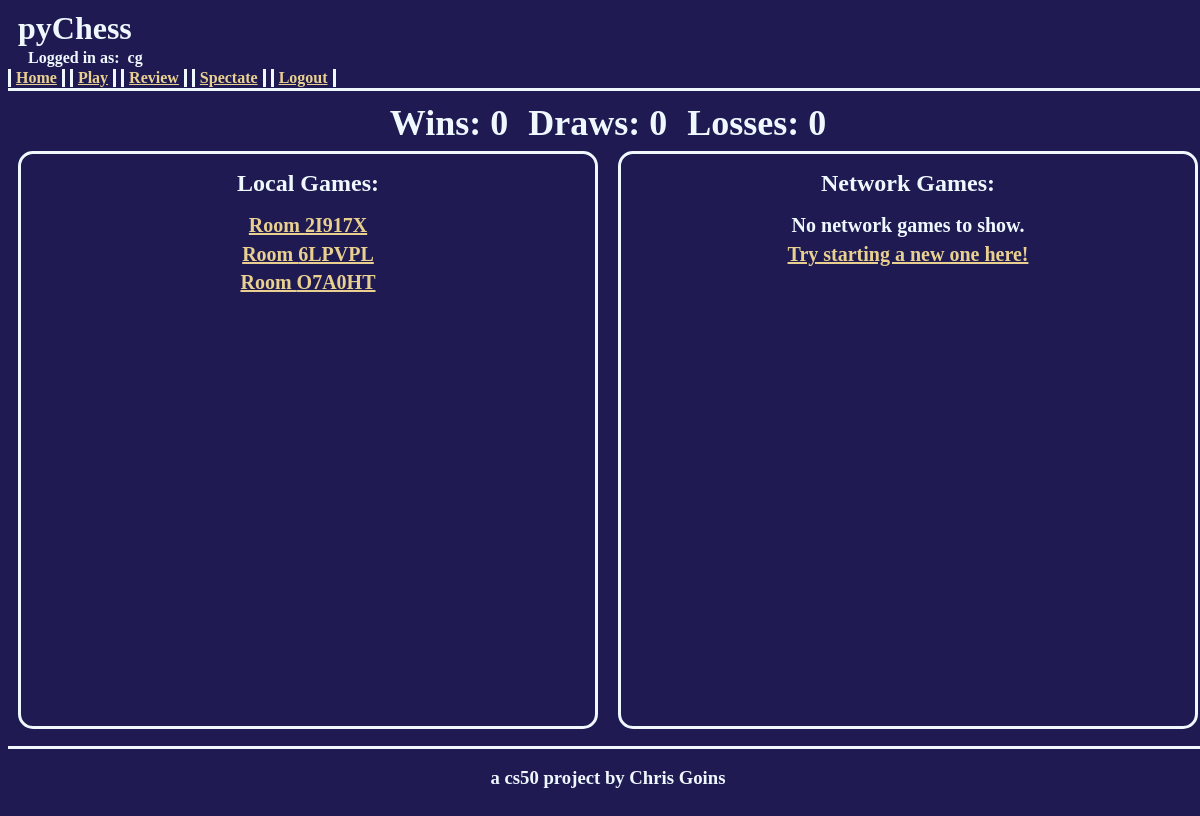
The page / (signed in) on the database as committed earlier.
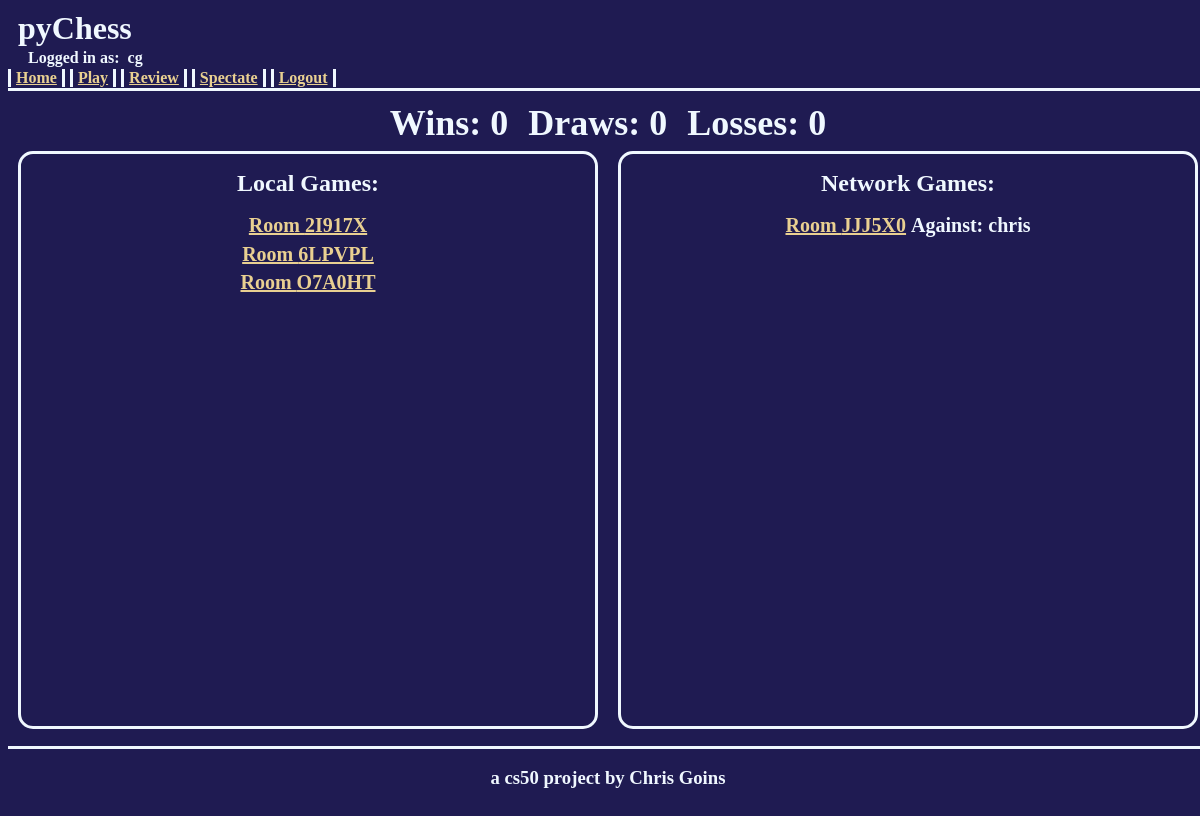
The same page on the database as committed later.
### pychess/models.py (models this page shows, shortened)
class User(AbstractUser):
    pass

class Game(models.Model):
    roomCode = models.CharField(max_length=6, unique=True, null=True, blank=True)
    player1 = models.ForeignKey(User, on_delete=models.CASCADE, related_name="player1")
    player2 = models.ForeignKey(User, on_delete=models.CASCADE, related_name="player2", null=True, blank=True)
    isActive = models.BooleanField()
    winner = models.ForeignKey(User, on_delete=models.CASCADE, related_name="winner", null=True, blank=True)

### pychess/views.py (the view, shortened to what this page needs)
# urls.py: path("", views.index, name="index"),
def index(request):
    if request.user.is_authenticated:
        localGames = Game.objects.filter(player1 = request.user, player2 = request.user, isActive=True)
        activeNetworkGames = []
        netGameQuery = Game.objects.filter(player1 = request.user, isActive=True).exclude(player2 = request.user)
        for game in netGameQuery:
            activeNetworkGames.append(game)
        netGameQuery = Game.objects.filter(player2 = request.user,isActive=True).exclude(player1 = request.user)
        for game in netGameQuery:
            activeNetworkGames.append(game)
        completedGames = {}
        completedGames['wins'] = 0
        completedGames['draws'] = 0
        completedGames['losses'] = 0
        netGameQuery = Game.objects.filter(player1 = request.user, isActive=False).exclude(player2=request.user)
        netGameQuery = Game.objects.filter(player2 = request.user, isActive=False).exclude(player1=request.user)
        return render(request, 'pychess/index.html', {'localGames':localGames, 'networkGames':activeNetworkGames, 'completedGames':completedGames})
    else:
        return redirect(loginView)

### pychess/templates/pychess/index.html (shortened to what this page needs)
{% extends "pychess/layout.html" %}
{% block body %}
    <div class="playerStats">
        <div class="stat">Wins: {{ completedGames.wins }}</div>
        <div class="stat">Draws: {{ completedGames.draws }}</div>
        <div class="stat">Losses: {{ completedGames.losses }}</div>
    </div>
    <div class="tableContainer">
        <div class="infoTable">
            <div class="infoHeader">Local Games:</div>
            {% for game in localGames %}
                <div class="infoItem">
                    <a href="{% url 'localGame' %}?room={{game.roomCode}}">Room {{ game.roomCode }}</a>
                </div>
            {% empty %}
                <div class="infoItem">No local games to show.</div>
                <div class="infoItem"><a href="{% url 'play' %}">Try starting a new one here!</a></div>
            {% endfor %}
        </div>
        <div class="infoTable">
            <div class="infoHeader">Network Games:</div>
            {% for game in networkGames %}
                <div class="infoItem">
                    <a href="{% url 'networkGame' %}?room={{game.roomCode}}">Room {{ game.roomCode }}</a>
                    {% if game.player2 %}
                        {% if request.user == game.player1 %}
                            <span>Against: {{ game.player2 }}</span>
                        {% else %}
                            <span>Against: {{ game.player1 }}</span>
                        {% endif %}
                    {% else %}
                        <span>Waiting on player</span>
                    {% endif %}
                </div>
            {% empty %}
                <div class="infoItem">No network games to show.</div>
                <div class="infoItem"><a href="{% url 'play' %}">Try starting a new one here!</a></div>
            {% endfor %}
        </div>
    </div>
{% endblock %}

### pychess/templates/pychess/layout.html (shortened to what this page needs)
{% load static %}
<!DOCTYPE html>
<html lang="en">
    <head>
        <link rel="stylesheet" href="{% static 'pychess/styles.css' %}">
    </head>
    <body>
        <div class="screen">
            <div class="header">
                <div class="mainHeader">
                    pyChess
                </div>
                <div class="subHeader">
                    {% if user.is_authenticated %}
                        Logged in as: &nbsp;<strong>{{ user }}</strong>
                    {% else %}
                        You are not logged in
                    {% endif %}
                </div>
                <div class="navBar">
                    {% if user.is_authenticated %}
                        <div class="navLink"><a href="{% url 'index' %}">Home</a></div>
                        <div class="navLink"><a href="{% url 'play' %}">Play</a></div>
                        <div class="navLink"><a href="{% url 'review' %}">Review</a></div>
                        <div class="navLink"><a href="{% url 'spectate' %}">Spectate</a></div>
                        <div class="navLink"><a href="{% url 'logout' %}">Logout</a></div>
                    {% else %}
                        <div class="navLink"><a href="{% url 'login' %}">Login</a></div>
                        <div class="navLink"><a href="{% url 'register' %}">Register</a></div>
                        <div class="navLink"><a href="{% url 'spectate' %}">Spectate</a></div>
                    {% endif %}
                </div>
            </div>
            <div class="content">
                {% block body %}
                {% endblock %}
            </div>
            <div class="footer">
                <h3>a cs50 project by Chris Goins</h3>
            </div>
        </div>
    </body>
</html>

### pychess/static/pychess/styles.css (style rules this page uses)
body { background-color: rgb(31, 27, 82); }
a { color:rgb(233, 208, 145); }
.screen { display:flex; flex-direction: column; height:100vh; width:100vw; }
.header { color:aliceblue; display:flex; flex-direction:column; width:100%; flex-basis:10%; flex-grow:0; flex-shrink:0; border-bottom:solid; border-color:aliceblue; }
.content { color:aliceblue; display:flex; flex-direction:column; width:100%; flex-basis:85%; flex-grow:0; flex-shrink:1; min-height:350px; }
.footer { color:aliceblue; display:flex; flex-basis:5%; flex-grow:0; flex-shrink:1; justify-content: center; align-items:center; text-align: center; border-top: solid; border-color:aliceblue; }
.mainHeader { color:aliceblue; display:flex; flex-basis:50%; font-size:32px; font-weight:bold; align-items:center; padding-left:10px; }
.subHeader { color:aliceblue; display:flex; flex-basis:25%; font-size:16px; font-weight: bold; align-items:center; padding-left:20px; }
.navBar { display:flex; flex-direction:row; flex-basis:25%; align-items:center; }
.navLink { font-weight:bold; border-left:solid; border-right:solid; padding-left:5px; padding-right:5px; margin-right:5px; }

### pychess/templates/pychess/index.html (style rules this page uses)
.playerStats { display:flex; flex-direction: row; flex-basis:10%; align-items:center; justify-content: center; }
.stat { display:flex; font-size:36px; font-weight:bold; height:100%; align-items:center; margin-left:10px; margin-right:10px; }
.tableContainer { display:flex; flex-direction:row; flex-basis:90%; align-items:center; justify-content:center; margin-bottom:20px; }
.infoTable { display:flex; flex-direction: column; flex-basis:25%; height:100%; align-items: center; margin-left:10px; margin-right:10px; border:solid; border-color:aliceblue; border-radius:15px; overflow-y:scroll; }
.infoHeader { width:100%; flex-basis:10%; display:flex; flex-grow:0; flex-shrink:0; align-items: center; justify-content:center; font-size:24px; font-weight:bold; }
.infoItem { display:flex; width:100%; flex-basis:5%; flex-grow:0; flex-shrink:0; align-items: center; justify-content:center; font-size:20px; font-weight: bold; }
@media (max-width:1500px) { .infoTable { flex-basis:50%; } }

Rows that differ between the two databases and show on the page:
added Game: roomCode "JJJ5X0", player2 "chris"
Other text that changed with them:
text no longer shown: "No network games to show. Try starting a new one here!"
